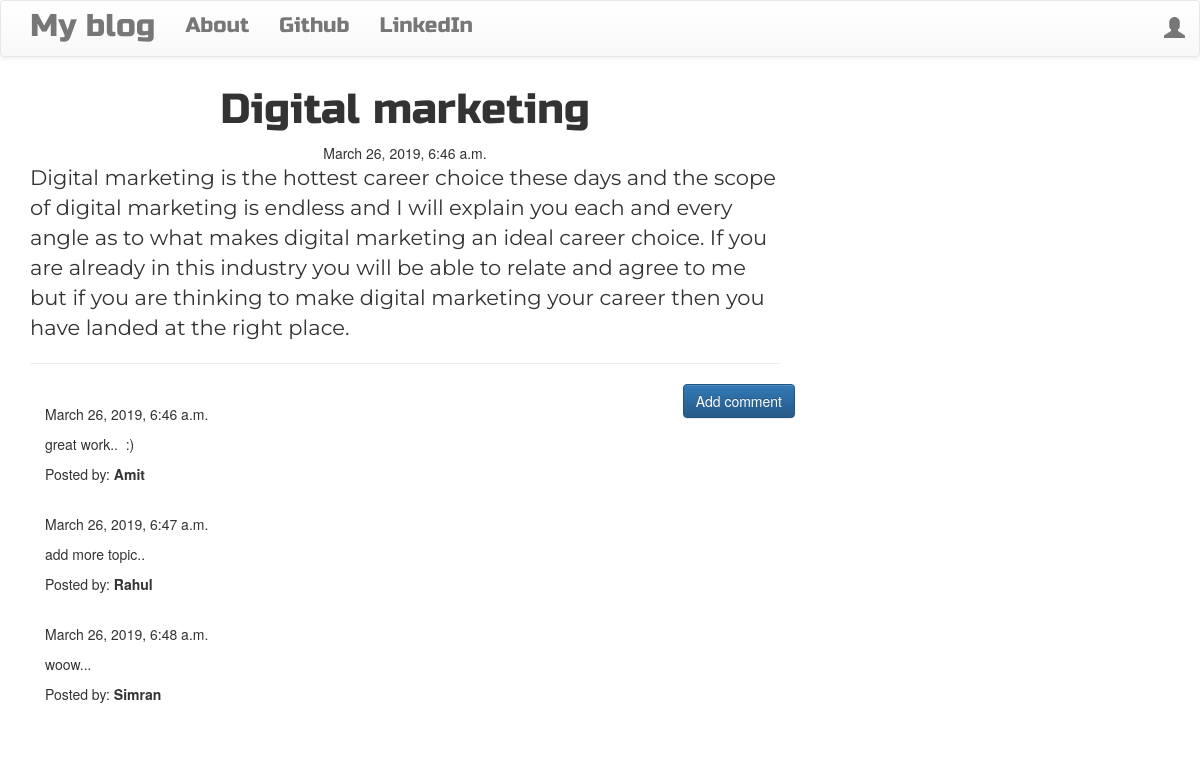
Page /post/7 on the committed database.
### blog/models.py (models this page shows, shortened)
class Post(models.Model):
    author = models.ForeignKey('auth.User',on_delete=models.CASCADE,)
    title = models.CharField(max_length=200)
    text = models.TextField()
    created_date = models.DateTimeField(default=timezone.now)
    published_date = models.DateTimeField(blank=True, null=True)

class Comment(models.Model):
    post = models.ForeignKey('blog.Post', related_name='comments',on_delete=models.CASCADE,)
    author = models.CharField(max_length=200)
    text = models.TextField()
    created_date = models.DateTimeField(default=timezone.now)
    approved_comment = models.BooleanField(default=False)

### blog/views.py (the view)
# urls.py: re_path(r'^post/(?P<pk>\d+)$', views.PostDetailView.as_view(), name='post_detail'),
class PostDetailView(DetailView):
    model = Post

### blog/templates/blog/post_detail.html (shortened to what this page needs)
{% extends 'blog/base.html' %}
{% block content %}
        <h1 class='posttitle loader'>{{ post.title }}</h1>
        {% if post.published_date %}
            <div class="date postdate">
                {{ post.published_date }}
            </div>
        {% else %}
            <a class="btn btn-default" href="{% url 'post_publish' pk=post.pk %}">Publish</a>
        {% endif %}
      <p class='postcontent' >{{ post.text|safe|linebreaksbr }}</p>
  <hr>
  <a class="btn btn-primary btn-comment" href="{% url 'add_comment_to_post' pk=post.pk %}">Add comment</a>
  <div class="container">
  {% for comment in post.comments.all %}
  <br>
      {% if user.is_authenticated or comment.approved_comment %}
              {{ comment.created_date }}
          <p>{{ comment.text|safe|linebreaks }}</p>
          <p>Posted by: <strong>{{ comment.author }}</strong></p>
      {% endif %}
  {% empty %}
      <p>No comments posted.</p>
  {% endfor %}
</div>
{% endblock %}

### blog/templates/blog/base.html (shortened to what this page needs)
<!DOCTYPE html>
{% load staticfiles %}
<html lang="en" dir="ltr">
  <head>
    <link rel="stylesheet" href="https://maxcdn.bootstrapcdn.com/bootstrap/3.3.7/css/bootstrap.min.css">
    <link rel="stylesheet" href="https://maxcdn.bootstrapcdn.com/bootstrap/3.3.7/css/bootstrap-theme.min.css">
    <link rel="stylesheet" href="//cdn.jsdelivr.net/npm/medium-editor@latest/dist/css/medium-editor.min.css" type="text/css" media="screen" charset="utf-8">
    <link rel="stylesheet" href="{% static 'css/blog.css' %}">
  </head>
  <body class="loader">
  	<nav class="navbar navbar-default techfont custom-navbar">
  		<div class="container">
  			<ul class="nav navbar-nav">
  				<li><a class="navbar-brand bigbrand" href="{% url 'post_list' %}">My blog</a> </li>
  			    <li><a href="{% url 'about' %}">About</a></li>
  			    <li><a href="https://www.github.com">Github</a></li>
  			    <li><a href="https://www.linkedin.com">LinkedIn</a></li>
  			</ul>
  			<ul class="nav navbar-nav navbar-right">
  				{% if user.is_authenticated %}
  				<li>
  					<a href="{% url 'post_new' %}">New Post</a>
  				</li>
  				<li>
  					<a href="{% url 'post_draft_list' %}">Drafts</a>
  				</li>
  				<li>
  					<a href="{% url 'logout' %}">Log Out</a>
  				</li>
  				<li>
  					<a>Welcome: {{user.username }}</a>
  				</li>
  				  {% else %}
  				  <li><a class="nav navbar-right" href="{% url 'login' %}"><span class="glyphicon glyphicon-user"></span></a></li>
  				{% endif %}
  			</ul>
  		</div>
  	</nav>
  	<div class="content container">
  		<div class="row">
  			<div class="col-md-8">
  				<div class="blog_posts">
  					{% block content %}
  					{% endblock %}
  				</div>
  			</div>
  		</div>
  	</div>
  </body>
</html>

### blog/static/css/blog.css (style rules this page uses)
.techfont { font-family: 'Russo One', sans-serif; font-size: 1.5em; margin-bottom: 10px; }
.postdate { text-align: center; }
.posttitle { font-family: 'Russo One', sans-serif; font-size: 3em; text-align: center; }
.postcontent { font-family: 'Montserrat'; font-size: 1.5em; }
.btn-comment { position: absolute; right: 0px; }
.bigbrand { font-size: 1.5em; }
.loader { filter:hue-rotate(0deg); color: linear-gradient(45deg,#0f8,#08f); animation:hue 5000ms infinite linear; }

### rows in the picture
Post: title "Digital marketing", published_date "March 26, 2019, 6:46 a.m.", text "Digital marketing is the hottest career choice these days and the scope of digital marketing is endless and I will explain you each and every angle as to what makes digital marketing an ideal career choice. If you are already in this industry you will be able to relate and agree to me but if you are thinking to make digital marketing your career then you have landed at the right place."
Comment: created_date "March 26, 2019, 6:46 a.m.", text "great work.. :)", author "Amit"
Comment: created_date "March 26, 2019, 6:47 a.m.", text "add more topic..", author "Rahul"
Comment: created_date "March 26, 2019, 6:48 a.m.", text "woow...", author "Simran"
